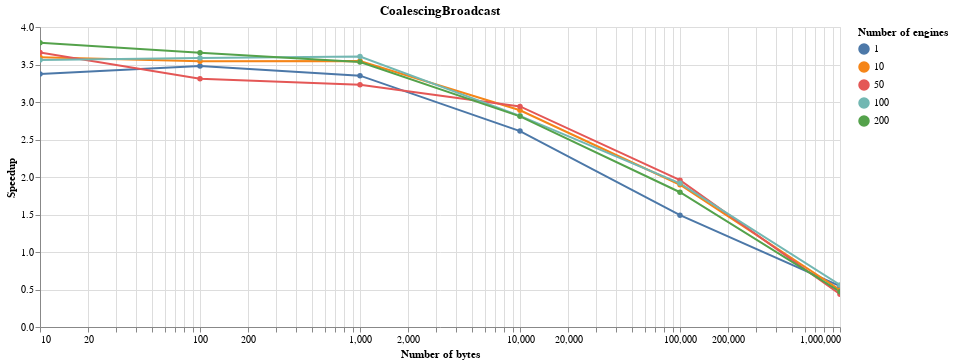
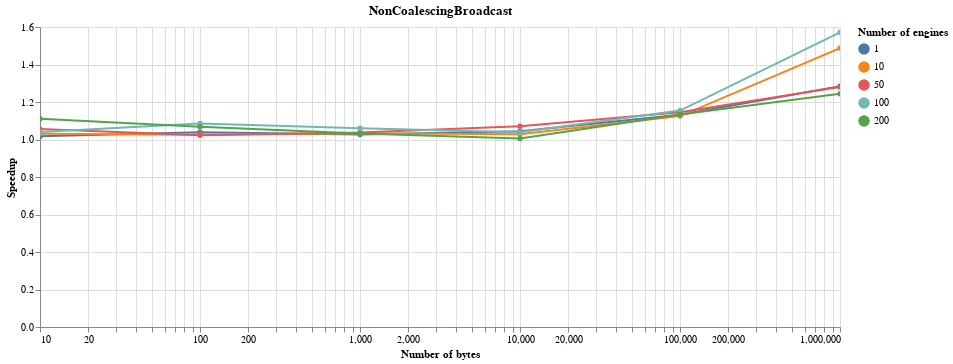

Notebook code for these charts, in order:
### Code cell
display(Markdown(f'## Results for duration[DirectView]/duration[scheduler]'))
for delay in data['Delay'].unique():    
    display(Markdown(f'### With a delay of {delay}'))
    for scheduler_name in data[data['Delay'] == delay]['Scheduler name'].unique():
        if scheduler_name == 'DirectView':
            continue
        alt.Chart(data[(data['Delay'] == delay) & (data['Scheduler name'] == scheduler_name)]).mark_line(point=True).encode(
            alt.X(
                'Number of bytes',
                scale=alt.Scale(type='log')
            ),
            alt.Y(
                'Speedup',
            ),
            color='Number of engines:N',
            tooltip='Duration in ms',
    
        ).properties(title=scheduler_name, width=800).interactive().display(renderer='svg')

### Figure 1 — Vega-Lite specification as saved in the notebook (floating-point values rounded to 4 significant figures)
{"$schema": "https://vega.github.io/schema/vega-lite/v3.4.0.json", "config": {"mark": {"tooltip": null}, "view": {"height": 300, "width": 400}}, "data": {"name": "data-aa5690a90a06eb458dccb78a234fe2bb"}, "datasets": {"data-aa5690a90a06eb458dccb78a234fe2bb": [{"Delay": 0, "Duration in ms": 39.59, "Number of bytes": 10, "Number of engines": 1, "Scheduler name": "CoalescingBroadcast", "Speedup": 3.372}, {"Delay": 0, "Duration in ms": 39.53, "Number of bytes": 100, "Number of engines": 1, "Scheduler name": "CoalescingBroadcast", "Speedup": 3.48}, {"Delay": 0, "Duration in ms": 40.52, "Number of bytes": 1000, "Number of engines": 1, "Scheduler name": "CoalescingBroadcast", "Speedup": 3.351}, {"Delay": 0, "Duration in ms": 53.52, "Number of bytes": 10000, "Number of engines": 1, "Scheduler name": "CoalescingBroadcast", "Speedup": 2.613}, {"Delay": 0, "Duration in ms": 110.3, "Number of bytes": 100000, "Number of engines": 1, "Scheduler name": "CoalescingBroadcast", "Speedup": 1.491}, {"Delay": 0, "Duration in ms": 877.0, "Number of bytes": 1000000, "Number of engines": 1, "Scheduler name": "CoalescingBroadcast", "Speedup": 0.5444}, {"Delay": 0, "Duration in ms": 38.13, "Number of bytes": 10, "Number of engines": 10, "Scheduler name": "CoalescingBroadcast", "Speedup": 3.598}, {"Delay": 0, "Duration in ms": 37.84, "Number of bytes": 100, "Number of engines": 10, "Scheduler name": "CoalescingBroadcast", "Speedup": 3.543}, {"Delay": 0, "Duration in ms": 39.43, "Number of bytes": 1000, "Number of engines": 10, "Scheduler name": "CoalescingBroadcast", "Speedup": 3.547}, {"Delay": 0, "Duration in ms": 48.76, "Number of bytes": 10000, "Number of engines": 10, "Scheduler name": "CoalescingBroadcast", "Speedup": 2.89}, {"Delay": 0, "Duration in ms": 86.43, "Number of bytes": 100000, "Number of engines": 10, "Scheduler name": "CoalescingBroadcast", "Speedup": 1.897}, {"Delay": 0, "Duration in ms": 950.3, "Number of bytes": 1000000, "Number of engines": 10, "Scheduler name": "CoalescingBroadcast", "Speedup": 0.4949}, {"Delay": 0, "Duration in ms": 38.53, "Number of bytes": 10, "Number of engines": 50, "Scheduler name": "CoalescingBroadcast", "Speedup": 3.66}, {"Delay": 0, "Duration in ms": 41.06, "Number of bytes": 100, "Number of engines": 50, "Scheduler name": "CoalescingBroadcast", "Speedup": 3.311}, {"Delay": 0, "Duration in ms": 43.01, "Number of bytes": 1000, "Number of engines": 50, "Scheduler name": "CoalescingBroadcast", "Speedup": 3.23}, {"Delay": 0, "Duration in ms": 49.31, "Number of bytes": 10000, "Number of engines": 50, "Scheduler name": "CoalescingBroadcast", "Speedup": 2.941}, {"Delay": 0, "Duration in ms": 86.31, "Number of bytes": 100000, "Number of engines": 50, "Scheduler name": "CoalescingBroadcast", "Speedup": 1.958}, {"Delay": 0, "Duration in ms": 987.9, "Number of bytes": 1000000, "Number of engines": 50, "Scheduler name": "CoalescingBroadcast", "Speedup": 0.4377}, {"Delay": 0, "Duration in ms": 38.19, "Number of bytes": 10, "Number of engines": 100, "Scheduler name": "CoalescingBroadcast", "Speedup": 3.562}, {"Delay": 0, "Duration in ms": 39.4, "Number of bytes": 100, "Number of engines": 100, "Scheduler name": "CoalescingBroadcast", "Speedup": 3.586}, {"Delay": 0, "Duration in ms": 38.75, "Number of bytes": 1000, "Number of engines": 100, "Scheduler name": "CoalescingBroadcast", "Speedup": 3.606}, {"Delay": 0, "Duration in ms": 50.81, "Number of bytes": 10000, "Number of engines": 100, "Scheduler name": "CoalescingBroadcast", "Speedup": 2.815}, {"Delay": 0, "Duration in ms": 87.32, "Number of bytes": 100000, "Number of engines": 100, "Scheduler name": "CoalescingBroadcast", "Speedup": 1.916}, {"Delay": 0, "Duration in ms": 968.1, "Number of bytes": 1000000, "Number of engines": 100, "Scheduler name": "CoalescingBroadcast", "Speedup": 0.5606}, {"Delay": 0, "Duration in ms": 38.37, "Number of bytes": 10, "Number of engines": 200, "Scheduler name": "CoalescingBroadcast", "Speedup": 3.791}, {"Delay": 0, "Duration in ms": 38.3, "Number of bytes": 100, "Number of engines": 200, "Scheduler name": "CoalescingBroadcast", "Speedup": 3.658}, {"Delay": 0, "Duration in ms": 39.32, "Number of bytes": 1000, "Number of engines": 200, "Scheduler name": "CoalescingBroadcast", "Speedup": 3.533}, {"Delay": 0, "Duration in ms": 49.69, "Number of bytes": 10000, "Number of engines": 200, "Scheduler name": "CoalescingBroadcast", "Speedup": 2.809}, {"Delay": 0, "Duration in ms": 92.32, "Number of bytes": 100000, "Number of engines": 200, "Scheduler name": "CoalescingBroadcast", "Speedup": 1.797}, {"Delay": 0, "Duration in ms": 890.8, "Number of bytes": 1000000, "Number of engines": 200, "Scheduler name": "CoalescingBroadcast", "Speedup": 0.4714}]}, "encoding": {"color": {"field": "Number of engines", "type": "nominal"}, "tooltip": {"field": "Duration in ms", "type": "quantitative"}, "x": {"field": "Number of bytes", "scale": {"type": "log"}, "type": "quantitative"}, "y": {"field": "Speedup", "type": "quantitative"}}, "mark": {"point": true, "type": "line"}, "selection": {"selector004": {"bind": "scales", "encodings": ["x", "y"], "type": "interval"}}, "title": "CoalescingBroadcast", "width": 800}

### Figure 2 — Vega-Lite specification as saved in the notebook (floating-point values rounded to 4 significant figures)
{"$schema": "https://vega.github.io/schema/vega-lite/v3.4.0.json", "config": {"mark": {"tooltip": null}, "view": {"height": 300, "width": 400}}, "data": {"name": "data-97d9dea352781c7952a94034c54406e5"}, "datasets": {"data-97d9dea352781c7952a94034c54406e5": [{"Delay": 0, "Duration in ms": 131.2, "Number of bytes": 10, "Number of engines": 1, "Scheduler name": "NonCoalescingBroadcast", "Speedup": 1.017}, {"Delay": 0, "Duration in ms": 132.4, "Number of bytes": 100, "Number of engines": 1, "Scheduler name": "NonCoalescingBroadcast", "Speedup": 1.039}, {"Delay": 0, "Duration in ms": 132.3, "Number of bytes": 1000, "Number of engines": 1, "Scheduler name": "NonCoalescingBroadcast", "Speedup": 1.026}, {"Delay": 0, "Duration in ms": 133.9, "Number of bytes": 10000, "Number of engines": 1, "Scheduler name": "NonCoalescingBroadcast", "Speedup": 1.044}, {"Delay": 0, "Duration in ms": 145.3, "Number of bytes": 100000, "Number of engines": 1, "Scheduler name": "NonCoalescingBroadcast", "Speedup": 1.132}, {"Delay": 0, "Duration in ms": 372.0, "Number of bytes": 1000000, "Number of engines": 1, "Scheduler name": "NonCoalescingBroadcast", "Speedup": 1.283}, {"Delay": 0, "Duration in ms": 133.1, "Number of bytes": 10, "Number of engines": 10, "Scheduler name": "NonCoalescingBroadcast", "Speedup": 1.031}, {"Delay": 0, "Duration in ms": 130.8, "Number of bytes": 100, "Number of engines": 10, "Scheduler name": "NonCoalescingBroadcast", "Speedup": 1.025}, {"Delay": 0, "Duration in ms": 135.3, "Number of bytes": 1000, "Number of engines": 10, "Scheduler name": "NonCoalescingBroadcast", "Speedup": 1.034}, {"Delay": 0, "Duration in ms": 137.0, "Number of bytes": 10000, "Number of engines": 10, "Scheduler name": "NonCoalescingBroadcast", "Speedup": 1.028}, {"Delay": 0, "Duration in ms": 145.7, "Number of bytes": 100000, "Number of engines": 10, "Scheduler name": "NonCoalescingBroadcast", "Speedup": 1.125}, {"Delay": 0, "Duration in ms": 316.1, "Number of bytes": 1000000, "Number of engines": 10, "Scheduler name": "NonCoalescingBroadcast", "Speedup": 1.488}, {"Delay": 0, "Duration in ms": 133.6, "Number of bytes": 10, "Number of engines": 50, "Scheduler name": "NonCoalescingBroadcast", "Speedup": 1.055}, {"Delay": 0, "Duration in ms": 132.9, "Number of bytes": 100, "Number of engines": 50, "Scheduler name": "NonCoalescingBroadcast", "Speedup": 1.023}, {"Delay": 0, "Duration in ms": 134.0, "Number of bytes": 1000, "Number of engines": 50, "Scheduler name": "NonCoalescingBroadcast", "Speedup": 1.037}, {"Delay": 0, "Duration in ms": 135.4, "Number of bytes": 10000, "Number of engines": 50, "Scheduler name": "NonCoalescingBroadcast", "Speedup": 1.071}, {"Delay": 0, "Duration in ms": 147.5, "Number of bytes": 100000, "Number of engines": 50, "Scheduler name": "NonCoalescingBroadcast", "Speedup": 1.146}, {"Delay": 0, "Duration in ms": 337.9, "Number of bytes": 1000000, "Number of engines": 50, "Scheduler name": "NonCoalescingBroadcast", "Speedup": 1.28}, {"Delay": 0, "Duration in ms": 130.8, "Number of bytes": 10, "Number of engines": 100, "Scheduler name": "NonCoalescingBroadcast", "Speedup": 1.04}, {"Delay": 0, "Duration in ms": 130.2, "Number of bytes": 100, "Number of engines": 100, "Scheduler name": "NonCoalescingBroadcast", "Speedup": 1.085}, {"Delay": 0, "Duration in ms": 131.8, "Number of bytes": 1000, "Number of engines": 100, "Scheduler name": "NonCoalescingBroadcast", "Speedup": 1.06}, {"Delay": 0, "Duration in ms": 137.7, "Number of bytes": 10000, "Number of engines": 100, "Scheduler name": "NonCoalescingBroadcast", "Speedup": 1.039}, {"Delay": 0, "Duration in ms": 144.9, "Number of bytes": 100000, "Number of engines": 100, "Scheduler name": "NonCoalescingBroadcast", "Speedup": 1.154}, {"Delay": 0, "Duration in ms": 345.3, "Number of bytes": 1000000, "Number of engines": 100, "Scheduler name": "NonCoalescingBroadcast", "Speedup": 1.572}, {"Delay": 0, "Duration in ms": 130.9, "Number of bytes": 10, "Number of engines": 200, "Scheduler name": "NonCoalescingBroadcast", "Speedup": 1.111}, {"Delay": 0, "Duration in ms": 131.2, "Number of bytes": 100, "Number of engines": 200, "Scheduler name": "NonCoalescingBroadcast", "Speedup": 1.068}, {"Delay": 0, "Duration in ms": 134.5, "Number of bytes": 1000, "Number of engines": 200, "Scheduler name": "NonCoalescingBroadcast", "Speedup": 1.032}, {"Delay": 0, "Duration in ms": 138.9, "Number of bytes": 10000, "Number of engines": 200, "Scheduler name": "NonCoalescingBroadcast", "Speedup": 1.005}, {"Delay": 0, "Duration in ms": 146.4, "Number of bytes": 100000, "Number of engines": 200, "Scheduler name": "NonCoalescingBroadcast", "Speedup": 1.133}, {"Delay": 0, "Duration in ms": 337.5, "Number of bytes": 1000000, "Number of engines": 200, "Scheduler name": "NonCoalescingBroadcast", "Speedup": 1.244}]}, "encoding": {"color": {"field": "Number of engines", "type": "nominal"}, "tooltip": {"field": "Duration in ms", "type": "quantitative"}, "x": {"field": "Number of bytes", "scale": {"type": "log"}, "type": "quantitative"}, "y": {"field": "Speedup", "type": "quantitative"}}, "mark": {"point": true, "type": "line"}, "selection": {"selector005": {"bind": "scales", "encodings": ["x", "y"], "type": "interval"}}, "title": "NonCoalescingBroadcast", "width": 800}
